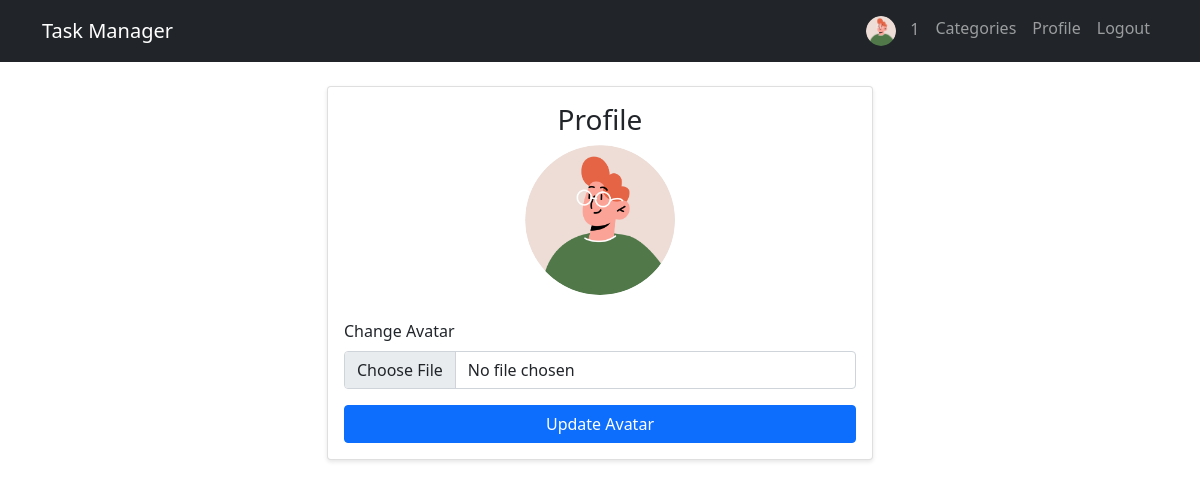
The page /profile (signed in) on the database its author committed.
### models.py (models this page shows)
class User(db.Model, UserMixin):
    id = db.Column(db.Integer, primary_key=True)
    username = db.Column(db.String(80), unique=True, nullable=False)
    password = db.Column(db.String(120), nullable=False)
    email = db.Column(db.String(120), unique=True, nullable=False)
    avatar = db.Column(db.String(200))
    is_admin = db.Column(db.Boolean, default=False)
    is_banned = db.Column(db.Boolean, default=False)
    tasks = db.relationship('Task', backref='user', lazy=True)

### app.py (the view, shortened to what this page needs)
@app.route('/profile', methods=['GET', 'POST'])
@login_required
def profile():
    return render_template('profile.html')

### app.py (called while the page is built)
@login_manager.user_loader
def load_user(user_id):
    return User.query.get(int(user_id))

### templates/profile.html
{% extends "base.html" %}
{% block content %}
<div class="row justify-content-center">
    <div class="col-md-6">
        <div class="card">
            <div class="card-body">
                <h3 class="card-title text-center">Profile</h3>
                <div class="text-center mb-4">
                    {% if current_user.avatar %}
                        <img src="{{ url_for('static', filename=current_user.avatar) }}"
                             alt="Current Avatar" class="rounded-circle" style="width: 150px; height: 150px;">
                    {% else %}
                        <div class="alert alert-info">No avatar uploaded</div>
                    {% endif %}
                </div>
                <form method="POST" enctype="multipart/form-data">
                    <div class="mb-3">
                        <label for="avatar" class="form-label">Change Avatar</label>
                        <input type="file" class="form-control" id="avatar" name="avatar" required>
                    </div>
                    <button type="submit" class="btn btn-primary w-100">Update Avatar</button>
                </form>
            </div>
        </div>
    </div>
</div>
{% endblock %}

### templates/base.html (shortened to what this page needs)
<!DOCTYPE html>
<html lang="en">
<head>
    <link href="https://cdn.jsdelivr.net/npm/bootstrap@5.1.3/dist/css/bootstrap.min.css" rel="stylesheet">
    <link href="https://cdn.jsdelivr.net/npm/bootstrap-icons@1.7.2/font/bootstrap-icons.css" rel="stylesheet">
    <link rel="stylesheet" href="{{ url_for('static', filename='style.css') }}">
</head>
<body>
    <nav class="navbar navbar-expand-lg navbar-dark bg-dark">
        <div class="container">
            <a class="navbar-brand" href="{{ url_for('index') }}">Task Manager</a>
            <div class="navbar-nav ms-auto">
                {% if current_user.is_authenticated %}
                    <span class="nav-item nav-link">
                        {% if current_user.avatar %}
                            <img src="{{ url_for('static', filename=current_user.avatar) }}"
                                class="avatar-small" alt="avatar">
                        {% endif %}
                        {{ current_user.username }}
                    </span>
                    <a class="nav-item nav-link" href="{{ url_for('manage_categories') }}">Categories</a>
                    <a class="nav-item nav-link" href="{{ url_for('profile') }}">Profile</a>
                    <a class="nav-item nav-link" href="{{ url_for('logout') }}">Logout</a>
                {% else %}
                    <a class="nav-item nav-link" href="{{ url_for('login') }}">Login</a>
                    <a class="nav-item nav-link" href="{{ url_for('register') }}">Register</a>
                {% endif %}
            </div>
        </div>
    </nav>
    <div class="container mt-4">
        {% block content %}{% endblock %}
    </div>
</body>
</html>

### static/style.css (style rules this page uses)
.avatar-small { width: 30px; height: 30px; border-radius: 50%; margin-right: 10px; }
.card { box-shadow: 0 2px 4px rgba(0,0,0,0.1); transition: 0.3s; }

### rows shown on the page
User: avatar (picture), username "1"
